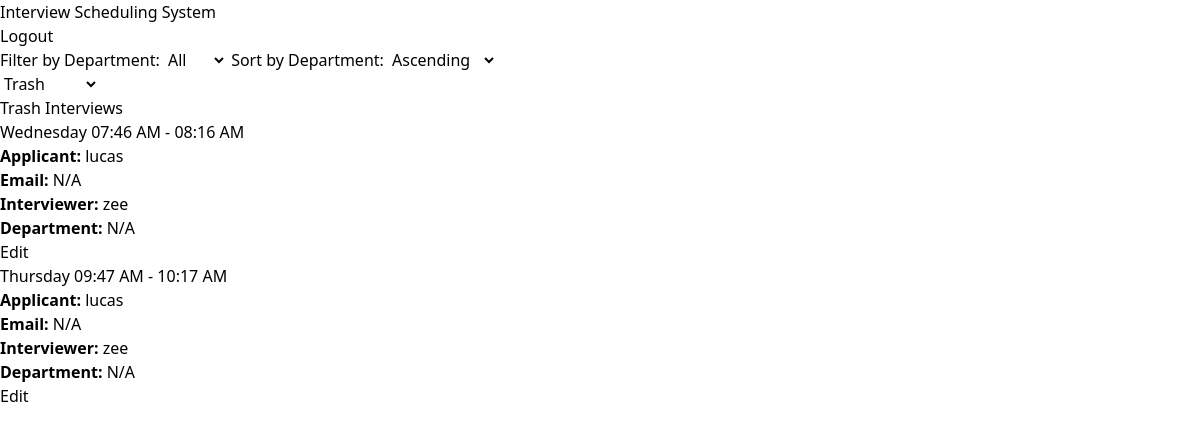
The app's page /interviewschedule/trash.php with its own data.
### tables this page shows
CREATE TABLE `interviews` (
  `id` int(11) NOT NULL,
  `interviewer_id` int(11) NOT NULL,
  `applicant_id` int(11) NOT NULL,
  `scheduled_time` datetime NOT NULL,
  `status` enum('scheduled','cancelled','trash') DEFAULT 'scheduled',
  `program` int(11) NOT NULL,
  `created_at` timestamp NOT NULL DEFAULT current_timestamp(),
  `program_id` int(11) NOT NULL,
  `cancelled_date` date DEFAULT NULL
);

CREATE TABLE `applicants` (
  `id` int(11) NOT NULL,
  `name` varchar(100) NOT NULL,
  `email` varchar(100) NOT NULL,
  `program` varchar(255) NOT NULL
);

CREATE TABLE `interviewers` (
  `id` int(11) NOT NULL,
  `name` varchar(100) NOT NULL,
  `email` varchar(100) NOT NULL,
  `program_id` int(11) NOT NULL
);

### interviewschedule/functions.php (called while the page is built, shortened)
<?php
function getInterviews($conn, $program = null, $status = 'scheduled', $search = '') {
    $sql = "SELECT
                i.id,
                a.name AS applicant,
                p.name AS program,
                v.name AS interviewer,
                i.scheduled_time,
                i.status
            FROM interviews i
            LEFT JOIN applicants a ON i.applicant_id = a.id
            LEFT JOIN interviewers v ON i.interviewer_id = v.id
            LEFT JOIN programs p ON i.program_id = p.id
            WHERE 1=1";
    $params = [];
    $types = "";
    if ($status) {
        $sql .= " AND i.status = ?";
        $params[] = $status;
        $types .= "s";
    }
    $stmt = $conn->prepare($sql);
    if (!empty($params)) {
        $stmt->bind_param($types, ...$params);
    }
    $stmt->execute();
    return $stmt->get_result()->fetch_all(MYSQLI_ASSOC);
}

### interviewschedule/trash.php (the view, shortened to what this page needs)
<?php
require_once 'db.php';
require_once 'functions.php';
$selected_department = $_GET['department'] ?? null;
$status_filter = $_GET['status'] ?? 'trash';
$sort_order = $_GET['sort'] ?? 'asc';
$all_interviews = getInterviews($conn, $selected_department, $status_filter);
$interviews = array_filter($all_interviews, function ($interview) use ($status_filter) {
    return isset($interview['status']) && $interview['status'] === $status_filter;
});
usort($interviews, function ($a, $b) use ($sort_order) {
    return $sort_order === 'asc'
        ? strcmp($a['interviewer_department'], $b['interviewer_department'])
        : strcmp($b['interviewer_department'], $a['interviewer_department']);
});
?>
<!DOCTYPE html>
<html lang="en">
<head>
    <link rel="stylesheet" href="style.css">
</head>
<body>
    <div class="container">
        <header class="nav">
            <h1>Interview Scheduling System</h1>
            <div>
                <a href="logout.php" class="logout-btn">Logout</a>
            </div>
        </header>
        <section class="filters">
            <form method="GET" action="trash.php" class="department-filter">
                <label for="department">Filter by Department:</label>
                <select name="department" id="department" onchange="this.form.submit()">
                    <option value="">All</option>
                </select>
                <label for="sort">Sort by Department:</label>
                <select name="sort" id="sort" onchange="this.form.submit()">
                    <option value="asc" <?= ($sort_order == 'asc') ? 'selected' : '' ?>>Ascending</option>
                </select>
            </form>
            <div class="status-filters">
                <select name="status" id="status" onchange="window.location.href='trash.php?status=' + this.value + '&department=<?= $selected_department ?>&sort=<?= $sort_order ?>'">
                    <option value="trash" <?= ($status_filter == 'trash') ? 'selected' : '' ?>>Trash</option>
                </select>
            </div>
        </section>
        <h2><?= ucfirst($status_filter) ?> Interviews</h2>
        <?php if (!empty($interviews)): ?>
            <div class="interviews-list">
                <?php foreach ($interviews as $interview): ?>
                    <div class="card">
                        <div class="card-header">
                            <span class="day"><?= date('l', strtotime($interview['scheduled_time'])) ?></span>
                            <span class="time"><?= date('h:i A', strtotime($interview['scheduled_time'])) ?> -
                                <?= date('h:i A', strtotime($interview['scheduled_time'] . ' +30 minutes')) ?>
                            </span>
                        </div>
                        <div class="card-body">
                            <p><strong>Applicant:</strong> <?= htmlspecialchars($interview['applicant'] ?? 'N/A') ?></p>
                            <p><strong>Email:</strong> <?= htmlspecialchars($interview['applicant_email'] ?? 'N/A') ?></p>
                            <p><strong>Interviewer:</strong> <?= htmlspecialchars($interview['interviewer'] ?? 'N/A') ?></p>
                            <p><strong>Department:</strong> <?= htmlspecialchars($interview['interviewer_department'] ?? 'N/A') ?></p>
                        </div>
                        <div class="card-footer">
                            <a href="edit_interview.php?id=<?= $interview['id'] ?>" class="button edit-btn">Edit</a>
                        </div>
                    </div>
                <?php endforeach; ?>
            </div>
        <?php else: ?>
            <p>No <?= $status_filter ?> interviews found.</p>
        <?php endif; ?>
    </div>
</body>
</html>

### records on screen
interviews: scheduled_time "Wednesday", scheduled_time "07:46 AM", scheduled_time "08:16 AM", applicant.name "lucas", applicant_email "N/A", interviewer.name "zee", interviewer_department "N/A"
interviews: scheduled_time "Thursday", scheduled_time "09:47 AM", scheduled_time "10:17 AM", applicant.name "lucas", applicant_email "N/A", interviewer.name "zee", interviewer_department "N/A"

### other values on screen
$status_filter "Trash"
